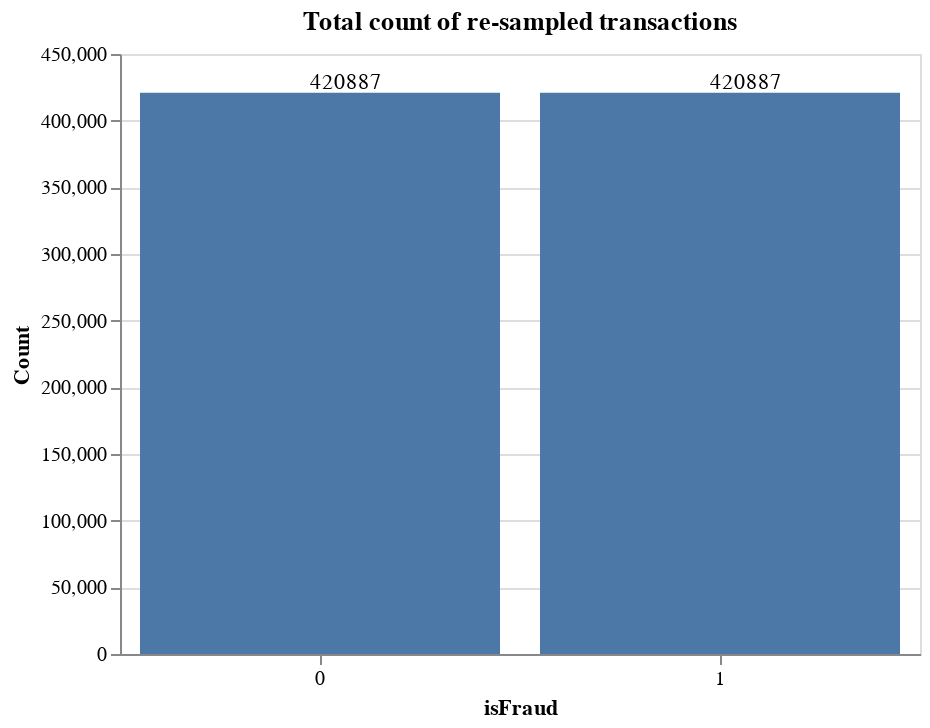

Notebook cell for this chart:
### Code cell
bar_chart=alt.Chart(transGroup1).mark_bar().encode(
    alt.X('isFraud:N', axis=alt.Axis(labelAngle=0)),
    alt.Y('count:Q', title='Count'))
text_chart = bar_chart.mark_text(align='left', baseline='bottom', dx=-5).encode(text='count:Q')
(bar_chart + text_chart).properties(height=300, width=400, title='Total count of re-sampled transactions')

### Figure 1 — Vega-Lite specification as saved in the notebook (floating-point values rounded to 4 significant figures)
{"$schema": "https://vega.github.io/schema/vega-lite/v4.17.0.json", "config": {"view": {"continuousHeight": 300, "continuousWidth": 400}}, "data": {"name": "data-d27c5c97a84307dd90722fb2c9c267ee"}, "datasets": {"data-d27c5c97a84307dd90722fb2c9c267ee": [{"count": 420887, "isFraud": 0}, {"count": 420887, "isFraud": 1}]}, "height": 300, "layer": [{"encoding": {"x": {"axis": {"labelAngle": 0}, "field": "isFraud", "type": "nominal"}, "y": {"field": "count", "title": "Count", "type": "quantitative"}}, "mark": "bar"}, {"encoding": {"text": {"field": "count", "type": "quantitative"}, "x": {"axis": {"labelAngle": 0}, "field": "isFraud", "type": "nominal"}, "y": {"field": "count", "title": "Count", "type": "quantitative"}}, "mark": {"align": "left", "baseline": "bottom", "dx": -5, "type": "text"}}], "title": "Total count of re-sampled transactions", "width": 400}
